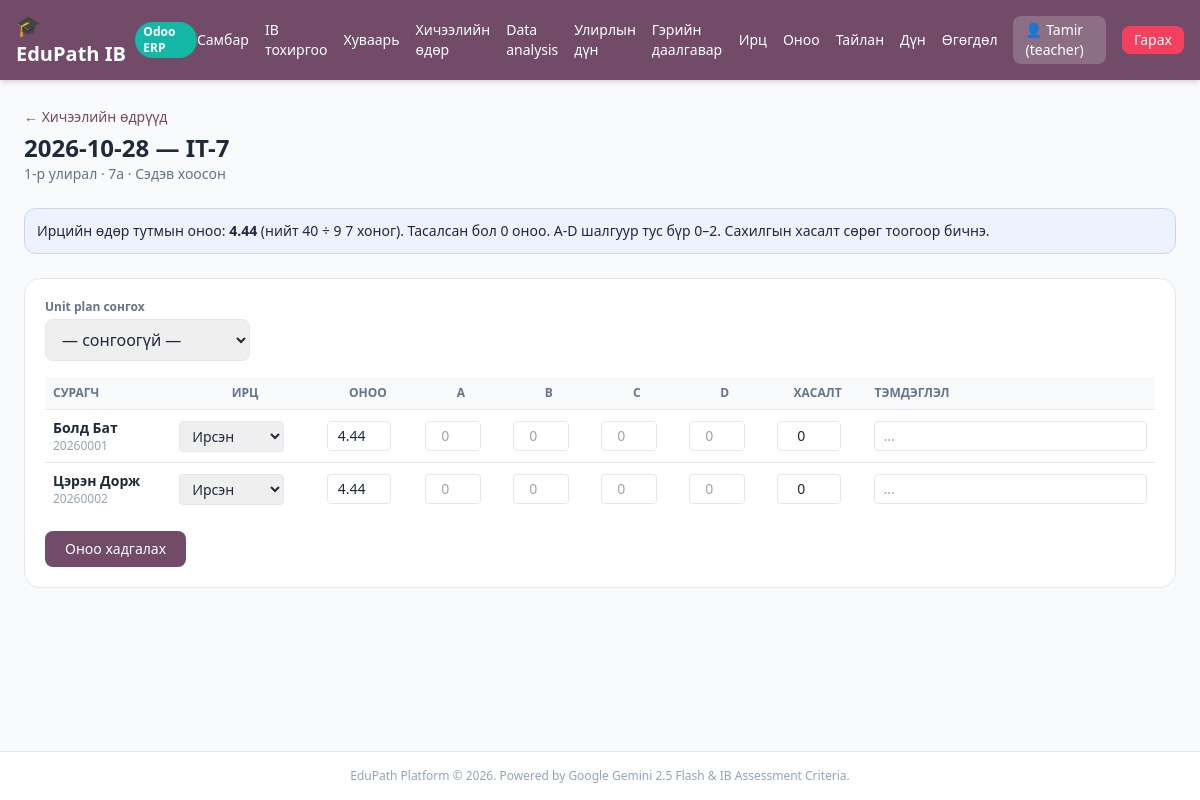
The page /teacher/sessions/18 (signed in) on the database its author committed.
### tables this page shows
CREATE TABLE users (
        id INTEGER PRIMARY KEY AUTOINCREMENT,
        username TEXT UNIQUE,
        password TEXT,
        role TEXT,
        gemini_api_key TEXT
    , deepseek_api_key TEXT, grade TEXT, name TEXT, surname TEXT, student_code TEXT, email TEXT, gender TEXT, phone TEXT, instagram TEXT, photo_path TEXT);

CREATE TABLE lesson_sessions (
        id INTEGER PRIMARY KEY AUTOINCREMENT,
        term_id INTEGER NOT NULL,
        lesson_id INTEGER NOT NULL,
        grade_id INTEGER NOT NULL,
        date TEXT NOT NULL,
        topic TEXT,
        created_by INTEGER,
        created_at INTEGER,
        UNIQUE(term_id, lesson_id, grade_id, date)
    );

CREATE TABLE lessons (
        id INTEGER PRIMARY KEY AUTOINCREMENT,
        title TEXT,
        filename TEXT,
        teacher_id INTEGER
    );

CREATE TABLE academic_terms (
        id INTEGER PRIMARY KEY AUTOINCREMENT,
        name TEXT NOT NULL,
        school_year TEXT NOT NULL,
        start_date TEXT NOT NULL,
        end_date TEXT NOT NULL,
        weeks INTEGER NOT NULL DEFAULT 6,
        is_active INTEGER NOT NULL DEFAULT 1,
        created_at INTEGER
    );

CREATE TABLE grades (
        id INTEGER PRIMARY KEY AUTOINCREMENT,
        name TEXT NOT NULL UNIQUE,
        level INTEGER NOT NULL,
        section TEXT NOT NULL,
        is_active INTEGER NOT NULL DEFAULT 1,
        created_at INTEGER
    );

CREATE TABLE term_attendance_config (
        id INTEGER PRIMARY KEY AUTOINCREMENT,
        term_id INTEGER NOT NULL,
        grade_id INTEGER NOT NULL,
        lesson_id INTEGER NOT NULL DEFAULT 0,
        total_points INTEGER NOT NULL DEFAULT 30,
        atl_skill TEXT NOT NULL DEFAULT 'self-management',
        updated_at INTEGER,
        UNIQUE(term_id, grade_id, lesson_id)
    );

### app.py (the view)
@app.get("/teacher/sessions/{session_id}", response_class=HTMLResponse)
def teacher_session_grading_page(session_id: int, request: Request,
                                 user: dict = Depends(get_current_user),
                                 db: sqlite3.Connection = Depends(get_db)):
    if not user or user["role"] != "teacher":
        return RedirectResponse("/login")
    session = db.execute(
        """SELECT s.*, l.title as lesson_title, g.name as grade_name, t.name as term_name
           FROM lesson_sessions s JOIN lessons l ON l.id = s.lesson_id
           JOIN grades g ON g.id = s.grade_id JOIN academic_terms t ON t.id = s.term_id
           WHERE s.id = ?""",
        (session_id,),
    ).fetchone()
    if not session:
        raise HTTPException(status_code=404)
    setting = _attendance_setting(db, session["term_id"], session["grade_id"], session["lesson_id"])
    students = _students_for_grade_name(db, session["grade_name"])
    marks = {r["student_id"]: dict(r) for r in db.execute(
        "SELECT * FROM attendance_marks WHERE session_id = ?", (session_id,)
    ).fetchall()}
    criteria = {(r["student_id"], r["criterion"]): r["score"] for r in db.execute(
        "SELECT * FROM criteria_scores WHERE session_id = ?", (session_id,)
    ).fetchall()}
    conduct = {}
    for r in db.execute(
        "SELECT student_id, SUM(points) as total FROM lesson_conduct_records WHERE session_id = ? GROUP BY student_id",
        (session_id,),
    ).fetchall():
        conduct[r["student_id"]] = r["total"]
    rows = []
    for student in students:
        row = dict(student)
        row["mark"] = marks.get(student["id"], {})
        row["criteria"] = {letter: criteria.get((student["id"], letter), "") for letter in CRITERION_LETTERS}
        row["conduct"] = conduct.get(student["id"], 0)
        rows.append(row)
    return templates.TemplateResponse(
        request=request, name="teacher_session_grading.html",
        context={
            "user": user, "session": dict(session), "students": rows,
            "criteria": CRITERION_LETTERS, "setting": setting,
            "unit_plans": [dict(r) for r in db.execute(
                "SELECT id, title, unit_code FROM ib_unit_plans WHERE lesson_id = ? ORDER BY id",
                (session["lesson_id"],),
            ).fetchall()],
        },
    )

### templates/teacher_session_grading.html (shortened to what this page needs)
{% extends "base.html" %}
{% block content %}
<div class="space-y-6">
  <div>
    <a href="/teacher/sessions?term_id={{ session.term_id }}" class="text-sm text-[#714B67] hover:underline">&larr; Хичээлийн өдрүүд</a>
    <h1 class="text-2xl font-black mt-1">{{ session.date }} — {{ session.lesson_title }}</h1>
    <p class="text-sm text-slate-500">{{ session.term_name }} · {{ session.grade_name }} · {{ session.topic or 'Сэдэв хоосон' }}</p>
  </div>
  <div class="bg-indigo-50 border border-indigo-200 p-3 rounded-xl text-sm">
    Ирцийн өдөр тутмын оноо: <b>{{ setting.per_day }}</b> (нийт {{ setting.total_points }} &divide; {{ setting.weeks }} 7 хоног).
    Тасалсан бол 0 оноо. A-D шалгуур тус бүр 0–2. Сахилгын хасалт сөрөг тоогоор бичнэ.
  </div>
  <form method="POST" action="/teacher/sessions/{{ session.id }}" class="bg-white p-5 rounded-2xl border">
    {% if unit_plans %}
    <div class="mb-4">
      <label class="block text-xs font-semibold text-slate-500 mb-1">Unit plan сонгох</label>
      <select name="unit_plan_id" class="px-3 py-2 border rounded-lg">
        <option value="0">— сонгоогүй —</option>
      </select>
    </div>
    {% endif %}
    <div class="overflow-x-auto">
      <table class="w-full text-sm">
        <thead class="bg-slate-50 text-slate-500 text-xs uppercase">
          <tr>
            <th class="p-2 text-left">Сурагч</th><th class="p-2">Ирц</th><th class="p-2">Оноо</th>
            {% for c in criteria %}<th class="p-2">{{ c }}</th>{% endfor %}
            <th class="p-2">Хасалт</th><th class="p-2 text-left">Тэмдэглэл</th>
          </tr>
        </thead>
        <tbody>
          {% for s in students %}
          <tr class="border-t">
            <td class="p-2">
              <div class="font-semibold">{{ s.name }} {{ s.surname }}</div>
              <div class="text-xs text-slate-400">{{ s.student_code or s.username }}</div>
            </td>
            <td class="p-2">
              <select name="status_{{ s.id }}" class="px-2 py-1 border rounded">
                <option value="present" {% if s.mark.get('status') == 'present' %}selected{% endif %}>Ирсэн</option>
              </select>
            </td>
            <td class="p-2"><input type="number" step="0.5" name="points_{{ s.id }}" value="{{ s.mark.get('points', setting.per_day) }}" class="w-16 px-2 py-1 border rounded text-center"></td>
            {% for c in criteria %}<td class="p-2"><input type="number" min="0" max="2" step="0.5" name="c_{{ c }}_{{ s.id }}" value="{{ s.criteria.get(c) }}" placeholder="0" class="w-14 px-2 py-1 border rounded text-center"></td>{% endfor %}
            <td class="p-2"><input type="number" step="0.5" max="0" name="conduct_{{ s.id }}" value="{{ s.conduct }}" class="w-16 px-2 py-1 border rounded text-center"></td>
            <td class="p-2"><input name="note_{{ s.id }}" value="{{ s.mark.get('note', '') }}" class="w-full px-2 py-1 border rounded" placeholder="..."></td>
          </tr>
          {% endfor %}
        </tbody>
      </table>
    </div>
    <button class="mt-4 bg-[#714B67] text-white px-5 py-2 rounded-lg text-sm">Оноо хадгалах</button>
  </form>
</div>
{% endblock %}

### templates/base.html (shortened to what this page needs)
<!DOCTYPE html>
<html lang="mn">
<head>
  <script src="https://cdn.tailwindcss.com"></script>
</head>
<body class="bg-slate-50 text-slate-800 min-h-screen flex flex-col">
  <nav class="bg-[#714B67] text-white shadow-md">
    <div class="max-w-7xl mx-auto px-4 py-3 flex justify-between items-center">
      <a href="/" class="flex items-center space-x-2 font-bold text-xl">
        <span>🎓 EduPath IB</span>
        <span class="text-xs bg-teal-500 text-white px-2 py-0.5 rounded-full">Odoo ERP</span>
      </a>
      <div class="flex items-center space-x-4 text-sm">
        {% if user %}
          {% if user.role == 'teacher' %}
            <a href="/teacher" class="hover:underline">Самбар</a>
            <a href="/teacher/setup" class="hover:underline">IB тохиргоо</a>
            <a href="/teacher/timetable" class="hover:underline">Хуваарь</a>
            <a href="/teacher/sessions" class="hover:underline">Хичээлийн өдөр</a>
            <a href="/teacher/data-analysis" class="hover:underline">Data analysis</a>
            <a href="/teacher/term-grades" class="hover:underline">Улирлын дүн</a>
            <a href="/teacher/homework" class="hover:underline">Гэрийн даалгавар</a>
            <a href="/teacher/attendance" class="hover:underline">Ирц</a>
            <a href="/teacher/scoring" class="hover:underline">Оноо</a>
            <a href="/teacher/reports" class="hover:underline">Тайлан</a>
            <a href="/scores" class="hover:underline">Дүн</a>
            <a href="/teacher/data-transfer" class="hover:underline">Өгөгдөл</a>
          {% else %}
            <a href="/student" class="hover:underline">Самбар</a>
            <a href="/student/data-analysis" class="hover:underline">Data analysis</a>
            <a href="/student/term-grades" class="hover:underline">Улирлын дүн</a>
            <a href="/student/report" class="hover:underline">Миний тайлан</a>
          {% endif %}
          <span class="bg-white/20 px-3 py-1 rounded-lg">👤 {{ user.name or user.username }} ({{ user.role }})</span>
          <a href="/logout" class="bg-rose-500 hover:bg-rose-600 px-3 py-1 rounded-lg transition">Гарах</a>
        {% endif %}
      </div>
    </div>
  </nav>
  <main class="flex-1 max-w-7xl w-full mx-auto p-6">
    {% block content %}{% endblock %}
  </main>
  <footer class="text-center py-4 text-xs text-slate-400 border-t bg-white">
    EduPath Platform &copy; 2026. Powered by Google Gemini 2.5 Flash & IB Assessment Criteria.
  </footer>
</body>
</html>

### rows shown on the page
users: username "Tamir", role "teacher"
lesson_sessions: date "2026-10-28"
lessons: lesson_title "IT-7"
academic_terms: term_name "1-р улирал"
grades: grade_name "7a"
term_attendance_config: total_points "40"
users: name "Болд", surname "Бат", student_code "20260001", id "Ирсэн", mark.get "4.44", conduct "0"
users: name "Цэрэн", surname "Дорж", student_code "20260002", id "Ирсэн", mark.get "4.44", conduct "0"

### other values the page prints
{{ session.topic or 'Сэдэв хоосон' }} "Сэдэв хоосон"
{{ setting.per_day }} "4.44"
{{ setting.weeks }} "9"
{{ c }} "A" "B" "C" "D"
